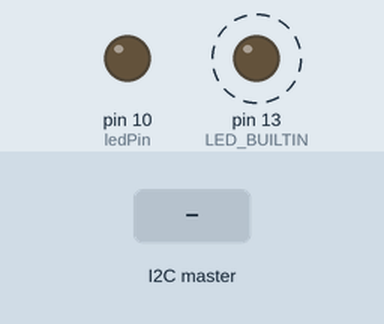
A sketch run on a simulated Arduino Uno, built with avr-gcc and run on an emulated ATmega328P. Parts: output pins drawn as LEDs (lit = HIGH). Dashed ring = blinking. Inputs (shaded band) come from the test bench.

Above: at 1.2 s.
1.3 s: the I2C master sends the byte 1
At 1.9 s:
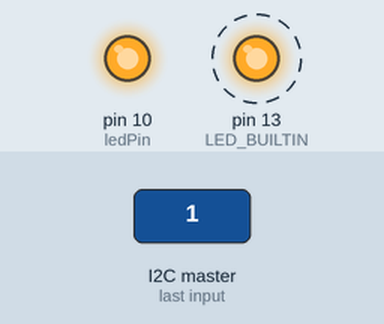
4.3 s: the I2C master sends the byte 0
At 4.75 s:
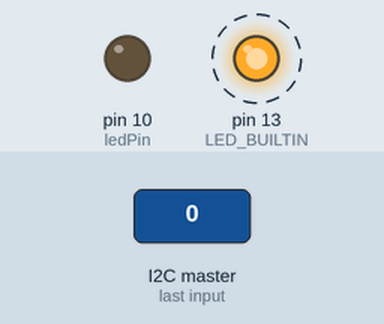
Timing chart, 0 to 13.3 s (numbered marks = the images above; inputs shaded):
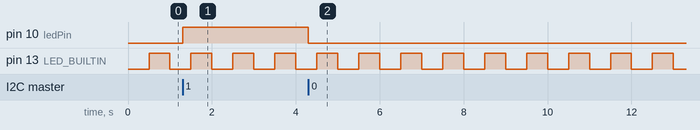

Measured:
- after the input at 1.3 s, pin 10 (ledPin): LOW → HIGH at once
- after the input at 4.3 s, pin 10 (ledPin): HIGH → LOW at once
- by itself, pin 13 (LED_BUILTIN): alternates HIGH for 0.50 s and LOW for 0.50 s

The sketch:

hck_00_2026-06-16_s4.ino
```cpp
#include <Wire.h>

#define SLAVE_ADDRESS 11

const byte ledPin = 10;
volatile byte receivedCommand = 0;
volatile bool received = false;

void setup() {
  Wire.begin(SLAVE_ADDRESS);
  Wire.onReceive(receiveEvent);
  pinMode(ledPin, OUTPUT);
  pinMode(LED_BUILTIN, OUTPUT);
  digitalWrite(ledPin, LOW);
}

void loop() {
  digitalWrite(LED_BUILTIN, millis() / 500 % 2);

  if (received) {
    received = false;
    digitalWrite(ledPin, receivedCommand == 1 ? HIGH : LOW);
  }
}

void receiveEvent(int howMany) {
  if (Wire.available() > 0) {
    receivedCommand = Wire.read();
    received = true;
  }
}
```
